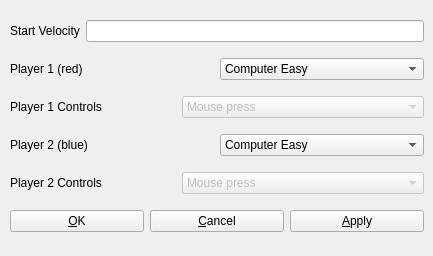
<?xml version="1.0" encoding="UTF-8"?>
<ui version="4.0">
 <class>SettingsDialog</class>
 <widget class="QWidget" name="SettingsDialog">
  <property name="geometry">
   <rect>
    <x>0</x>
    <y>0</y>
    <width>433</width>
    <height>256</height>
   </rect>
  </property>
  <property name="windowTitle">
   <string>Game Settings</string>
  </property>
  <widget class="QWidget" name="layoutWidget">
   <property name="geometry">
    <rect>
     <x>10</x>
     <y>10</y>
     <width>414</width>
     <height>234</height>
    </rect>
   </property>
   <layout class="QVBoxLayout" name="verticalLayout">
    <item>
     <layout class="QHBoxLayout" name="horizontalLayout_2">
      <item>
       <widget class="QLabel" name="startVelocityLabel">
        <property name="text">
         <string>Start Velocity</string>
        </property>
       </widget>
      </item>
      <item>
       <widget class="QLineEdit" name="startVelLineEdit"/>
      </item>
     </layout>
    </item>
    <item>
     <layout class="QHBoxLayout" name="horizontalLayout_3">
      <item>
       <widget class="QLabel" name="player01Label">
        <property name="text">
         <string>Player 1 (red)</string>
        </property>
       </widget>
      </item>
      <item>
       <widget class="QComboBox" name="player01ComboBox">
        <property name="enabled">
         <bool>true</bool>
        </property>
        <item>
         <property name="text">
          <string>Computer Easy</string>
         </property>
        </item>
        <item>
         <property name="text">
          <string>Computer Normal</string>
         </property>
        </item>
        <item>
         <property name="text">
          <string>Human</string>
         </property>
        </item>
       </widget>
      </item>
     </layout>
    </item>
    <item>
     <layout class="QHBoxLayout" name="horizontalLayout_5">
      <item>
       <widget class="QLabel" name="player01ControlsLabel">
        <property name="text">
         <string>Player 1 Controls</string>
        </property>
       </widget>
      </item>
      <item>
       <widget class="QComboBox" name="player01ControlsComboBox">
        <property name="enabled">
         <bool>false</bool>
        </property>
        <item>
         <property name="text">
          <string>Mouse press</string>
         </property>
        </item>
        <item>
         <property name="text">
          <string>Mouse move</string>
         </property>
        </item>
        <item>
         <property name="text">
          <string>Keyboard Numbers and Arrows</string>
         </property>
        </item>
        <item>
         <property name="text">
          <string>Keyboard Numbers and Arrows special</string>
         </property>
        </item>
        <item>
         <property name="text">
          <string>Keyboard Letters only</string>
         </property>
        </item>
        <item>
         <property name="text">
          <string>Keyboard Letters only special</string>
         </property>
        </item>
       </widget>
      </item>
     </layout>
    </item>
    <item>
     <layout class="QHBoxLayout" name="horizontalLayout_4">
      <item>
       <widget class="QLabel" name="player02Label">
        <property name="text">
         <string>Player 2 (blue)</string>
        </property>
       </widget>
      </item>
      <item>
       <widget class="QComboBox" name="player02ComboBox">
        <item>
         <property name="text">
          <string>Computer Easy</string>
         </property>
        </item>
        <item>
         <property name="text">
          <string>Computer Normal</string>
         </property>
        </item>
        <item>
         <property name="text">
          <string>Human</string>
         </property>
        </item>
       </widget>
      </item>
     </layout>
    </item>
    <item>
     <layout class="QHBoxLayout" name="horizontalLayout_6">
      <item>
       <widget class="QLabel" name="player02ControlsLabel">
        <property name="text">
         <string>Player 2 Controls</string>
        </property>
       </widget>
      </item>
      <item>
       <widget class="QComboBox" name="player02ControlsComboBox">
        <property name="enabled">
         <bool>false</bool>
        </property>
        <item>
         <property name="text">
          <string>Mouse press</string>
         </property>
        </item>
        <item>
         <property name="text">
          <string>Mouse move</string>
         </property>
        </item>
        <item>
         <property name="text">
          <string>Keyboard Numbers and Arrows</string>
         </property>
        </item>
        <item>
         <property name="text">
          <string>Keyboard Numbers and Arrows special</string>
         </property>
        </item>
        <item>
         <property name="text">
          <string>Keyboard Letters only</string>
         </property>
        </item>
        <item>
         <property name="text">
          <string>Keyboard Letters only special</string>
         </property>
        </item>
       </widget>
      </item>
     </layout>
    </item>
    <item>
     <layout class="QHBoxLayout" name="horizontalLayout">
      <item>
       <widget class="QPushButton" name="okgoodButton">
        <property name="text">
         <string>&amp;OK</string>
        </property>
       </widget>
      </item>
      <item>
       <widget class="QPushButton" name="cancelButton">
        <property name="text">
         <string>&amp;Cancel</string>
        </property>
       </widget>
      </item>
      <item>
       <widget class="QPushButton" name="apconfButton">
        <property name="text">
         <string>&amp;Apply</string>
        </property>
       </widget>
      </item>
     </layout>
    </item>
   </layout>
  </widget>
 </widget>
 <tabstops>
  <tabstop>startVelLineEdit</tabstop>
  <tabstop>player01ComboBox</tabstop>
  <tabstop>player01ControlsComboBox</tabstop>
  <tabstop>player02ComboBox</tabstop>
  <tabstop>player02ControlsComboBox</tabstop>
  <tabstop>okgoodButton</tabstop>
  <tabstop>cancelButton</tabstop>
  <tabstop>apconfButton</tabstop>
 </tabstops>
 <resources/>
 <connections/>
</ui>
